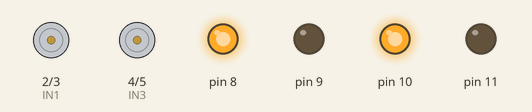
Simulated run of this sketch. Board: Arduino Uno, built with avr-gcc and run on an emulated ATmega328P. On the bench: motor-driver pin pairs drawn as motors (green arrow = first pin HIGH = forward, orange = second pin HIGH = backward, longer = more drive), output pins drawn as LEDs (lit = HIGH).

Above: at 5.07 s.
At 7.78 s:
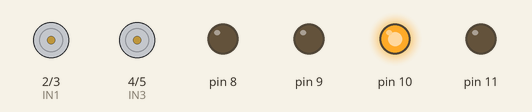
Timing chart, 0 to 8.1 s (numbered marks = the images above):
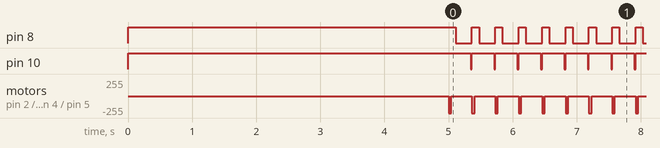

The sketch:

sample3.ino
```cpp
#define IN3 4
#define IN4 5
#define IN1 2
#define IN2 3

void setup() {
  pinMode(IN3, OUTPUT);
  pinMode(IN4, OUTPUT);
  pinMode(10, OUTPUT);
  pinMode(11, OUTPUT);
  pinMode(8, OUTPUT);
  pinMode(9, OUTPUT);
  pinMode(IN1, OUTPUT);
  pinMode(IN2, OUTPUT);
  digitalWrite(10, HIGH);
  digitalWrite(11, LOW);
  digitalWrite(8, HIGH);
  digitalWrite(9, LOW);
  digitalWrite(IN3, LOW);
  digitalWrite(IN4, LOW);
  digitalWrite(IN1, LOW);
  digitalWrite(IN2, LOW);
  delay(5000);
}

void loop() {
  digitalWrite(IN4, HIGH);
  digitalWrite(IN2, HIGH);
  delay(40);
  digitalWrite(IN4, LOW);
  digitalWrite(IN2, LOW);
  delay(70);
  digitalWrite(8, LOW);
  delay(235);
  digitalWrite(10, LOW);
  delay(20);
  digitalWrite(10, HIGH);
  digitalWrite(8, HIGH);
}
```

Measured:
- by itself, pin 8: alternates HIGH for 0.11 s and LOW for 0.26 s
- by itself, pin 10: alternates HIGH for 0.35 s and LOW for 0.02 s
- by itself, motor on pin 2 (IN1) / pin 3 (IN2), motor on pin 4 (IN3) / pin 5 (IN4): alternates backward 255/255 for 0.04 s and stopped for 0.33 s
